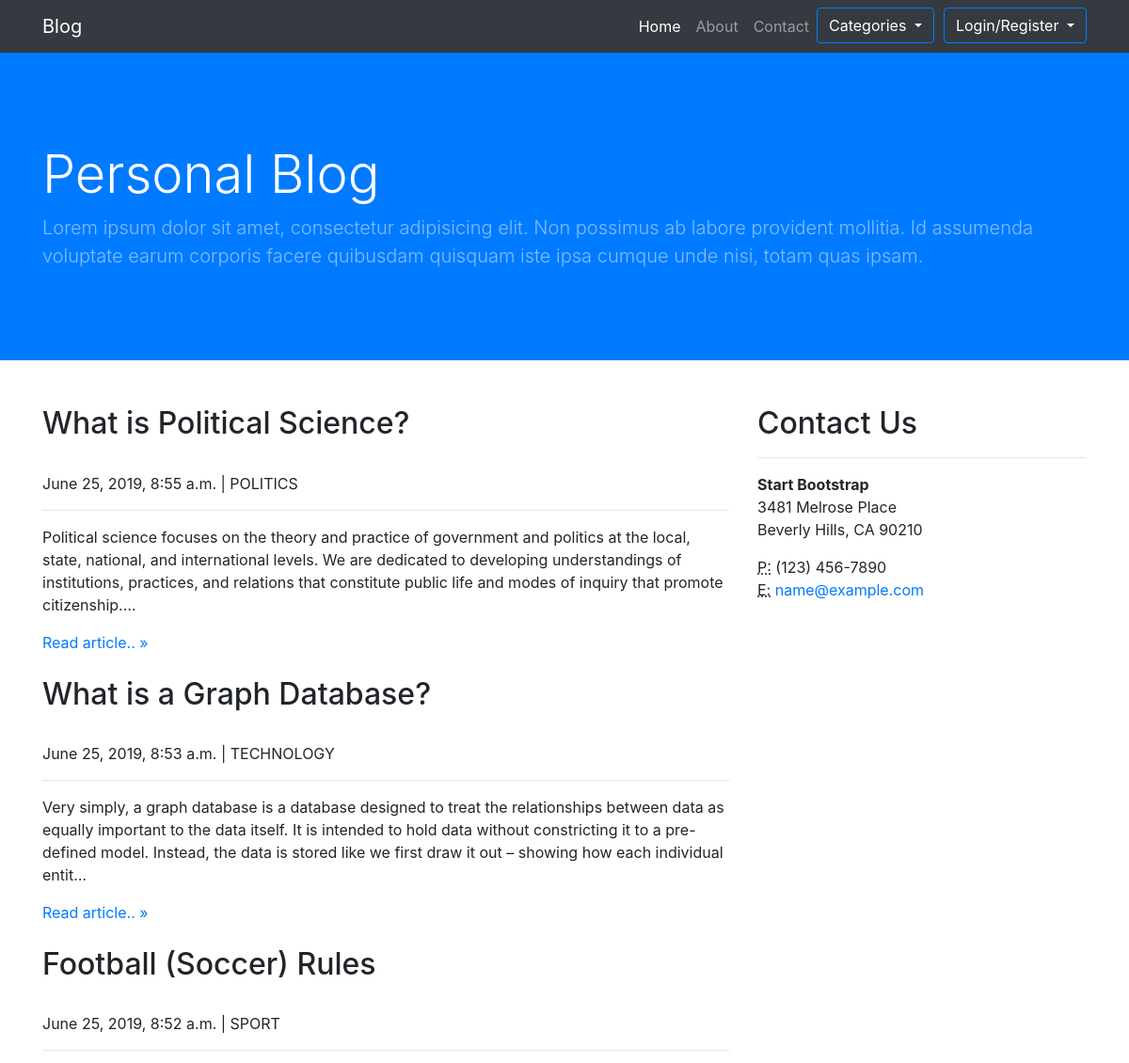
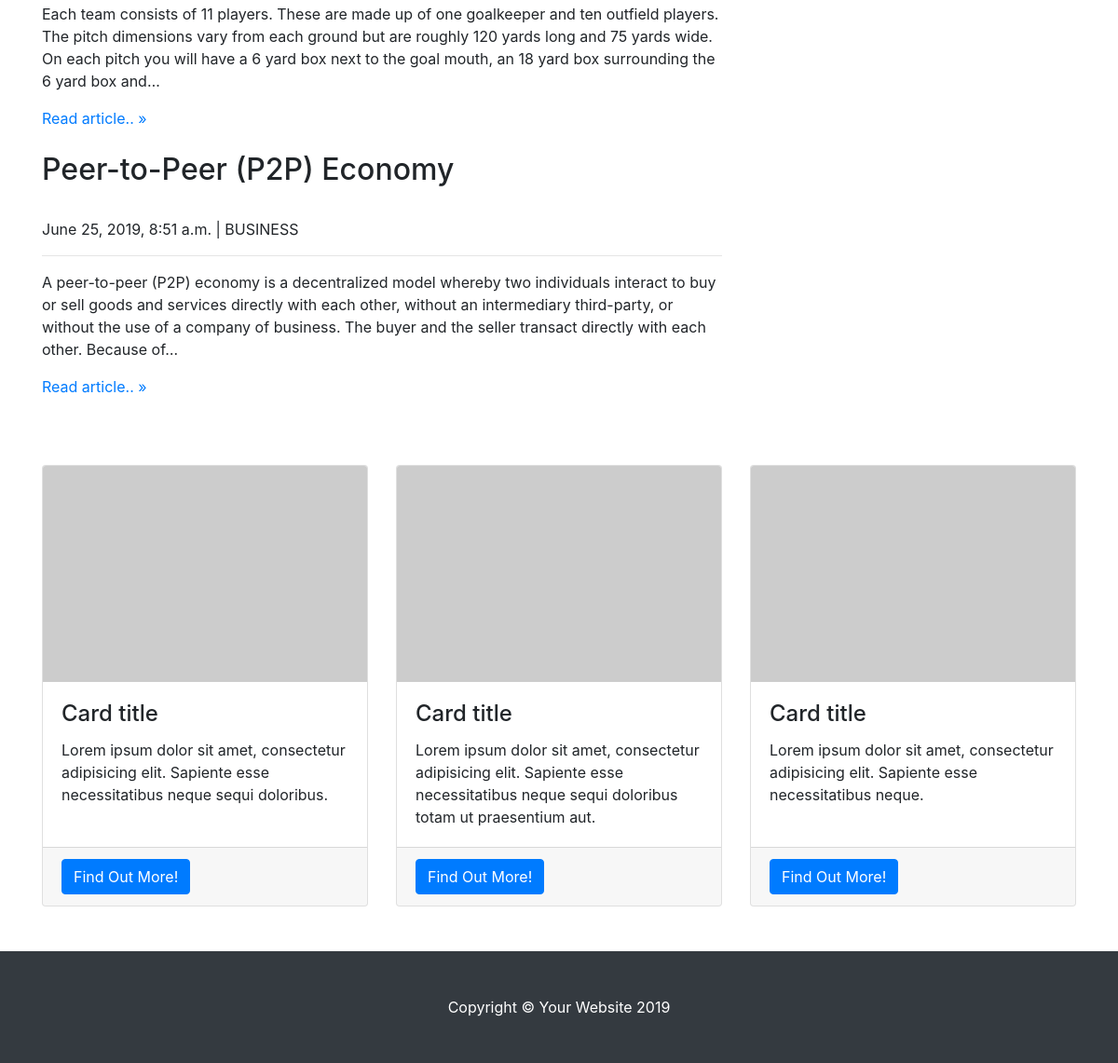
The page / on the database its author committed (2 pictures, top to bottom).
### blog/models.py (models this page shows)
class Blog(models.Model):
	title = models.CharField(max_length=100, null=False)
	content = models.TextField(null=False)
	image  = models.ImageField(null=True)
	updated_date = models.DateTimeField(auto_now_add=True, null=True)
	CATEGORY_CHOICES = (
		("BUSINESS", "Business"),
		("TECHNOLOGY", "Technology"),
		("SPORT", "Sport"),
		("POLITICS", "Politics"),
		("OTHER", "other"),
		)
	category = models.CharField(max_length=30, choices=CATEGORY_CHOICES, default= "BUSINESS")

### blog/views.py (the view)
# urls.py: 2. Add a URL to urlpatterns:  path('', Home.as_view(), name='home')
class Home(View): #class based home View
	def get(self, request):
		context = {
		'data' : Blog.objects.all().order_by('-id'),
		'latest' : Blog.objects.all().order_by('-id')[:3]
		}
		return render(request, 'home.html', context)

### templates/home.html (shortened to what this page needs)
{% extends 'base.html' %}
{% load static %}
{% block content %}
  <div class="container">
    <div class="row">
      <div class="col-md-8 mb-5">
        {% for data in data %}
      		<h2>{{ data.title }}</h2>
      		<br>{{ data.updated_date }} | {{ data.category }}
      		<hr>
      		<p>{{ data.content|truncatechars:300 }}</p>
      		<a href="{% url 'detail' data.id %}">Read article.. &raquo;</a>
      		<br><br>
      	{% endfor %}
      </div>
	  <div class="col-md-4 mb-5">
        <h2>Contact Us</h2>
        <hr>
        <address>
          <strong>Start Bootstrap</strong>
          <br>3481 Melrose Place
          <br>Beverly Hills, CA 90210
          <br>
        </address>
        <address>
          <abbr title="Phone">P:</abbr>
          (123) 456-7890
          <br>
          <abbr title="Email">E:</abbr>
          <a href="mailto:#">name@example.com</a>
        </address>
      </div>
    </div>
    <div class="row">
      <div class="col-md-4 mb-5">
        <div class="card h-100">
          <img class="card-img-top" src="http://placehold.it/300x200" alt="">
          <div class="card-body">
            <h4 class="card-title">Card title</h4>
            <p class="card-text">Lorem ipsum dolor sit amet, consectetur adipisicing elit. Sapiente esse necessitatibus neque sequi doloribus.</p>
          </div>
          <div class="card-footer">
            <a href="#" class="btn btn-primary">Find Out More!</a>
          </div>
        </div>
      </div>
      <div class="col-md-4 mb-5">
        <div class="card h-100">
          <img class="card-img-top" src="http://placehold.it/300x200" alt="">
          <div class="card-body">
            <h4 class="card-title">Card title</h4>
            <p class="card-text">Lorem ipsum dolor sit amet, consectetur adipisicing elit. Sapiente esse necessitatibus neque sequi doloribus totam ut praesentium aut.</p>
          </div>
          <div class="card-footer">
            <a href="#" class="btn btn-primary">Find Out More!</a>
          </div>
        </div>
      </div>
      <div class="col-md-4 mb-5">
        <div class="card h-100">
          <img class="card-img-top" src="http://placehold.it/300x200" alt="">
          <div class="card-body">
            <h4 class="card-title">Card title</h4>
            <p class="card-text">Lorem ipsum dolor sit amet, consectetur adipisicing elit. Sapiente esse necessitatibus neque.</p>
          </div>
          <div class="card-footer">
            <a href="#" class="btn btn-primary">Find Out More!</a>
          </div>
        </div>
      </div>
    </div>
  </div>
  {% endblock %}

### static/css/business-frontpage.css (style rules this page uses)
body { padding-top: 56px; }

### rows shown on the page
Blog: title "What is Political Science?", updated_date "June 25, 2019, 8:55 a.m.", category "POLITICS", content "Political science focuses on the theory and practice of government and politics at the local, state, national, and international levels. We are dedicated to developing understandings of institutions, practices, and relations that constitute public life and modes of inquiry that promote citizenship.…"
Blog: title "What is a Graph Database?", updated_date "June 25, 2019, 8:53 a.m.", category "TECHNOLOGY", content "Very simply, a graph database is a database designed to treat the relationships between data as equally important to the data itself. It is intended to hold data without constricting it to a pre-defined model. Instead, the data is stored like we first draw it out – showing how each individual entit…"
Blog: title "Football (Soccer) Rules", updated_date "June 25, 2019, 8:52 a.m.", category "SPORT", content "Each team consists of 11 players. These are made up of one goalkeeper and ten outfield players. The pitch dimensions vary from each ground but are roughly 120 yards long and 75 yards wide. On each pitch you will have a 6 yard box next to the goal mouth, an 18 yard box surrounding the 6 yard box and…"
Blog: title "Peer-to-Peer (P2P) Economy", updated_date "June 25, 2019, 8:51 a.m.", category "BUSINESS", content "A peer-to-peer (P2P) economy is a decentralized model whereby two individuals interact to buy or sell goods and services directly with each other, without an intermediary third-party, or without the use of a company of business. The buyer and the seller transact directly with each other. Because of…"
